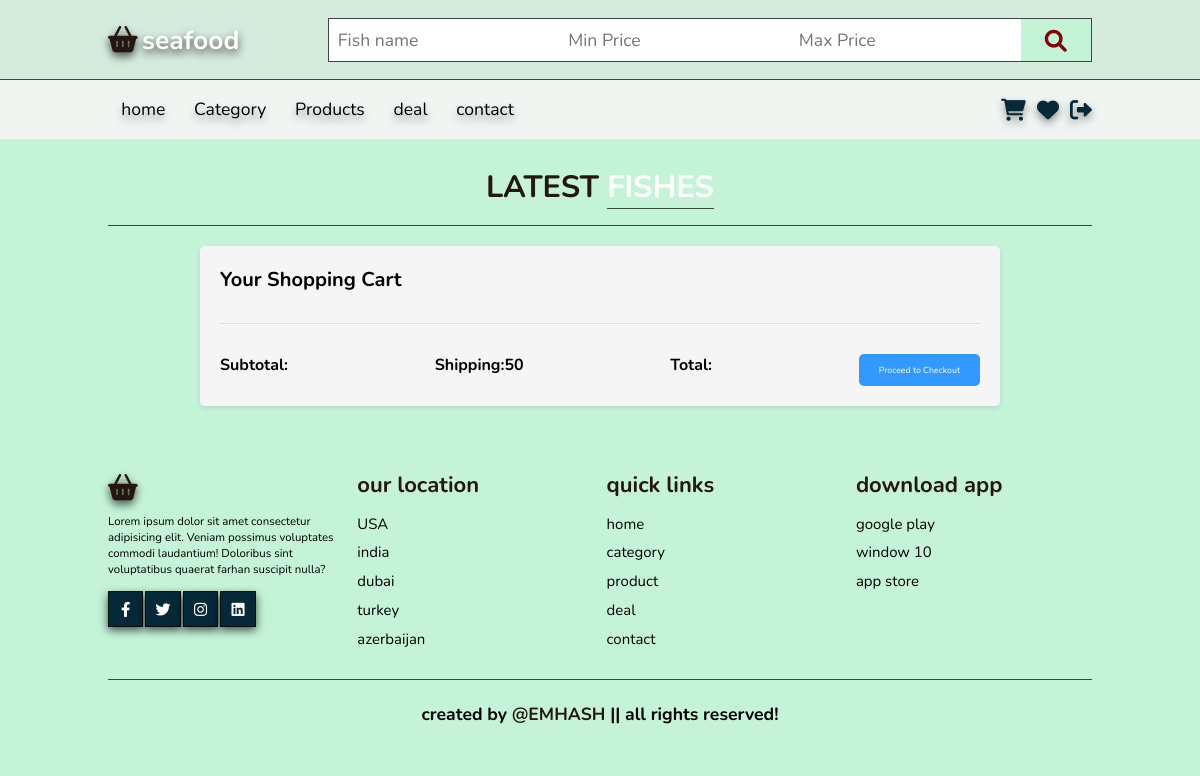
Page /cart/ (signed in) on the earlier database version.
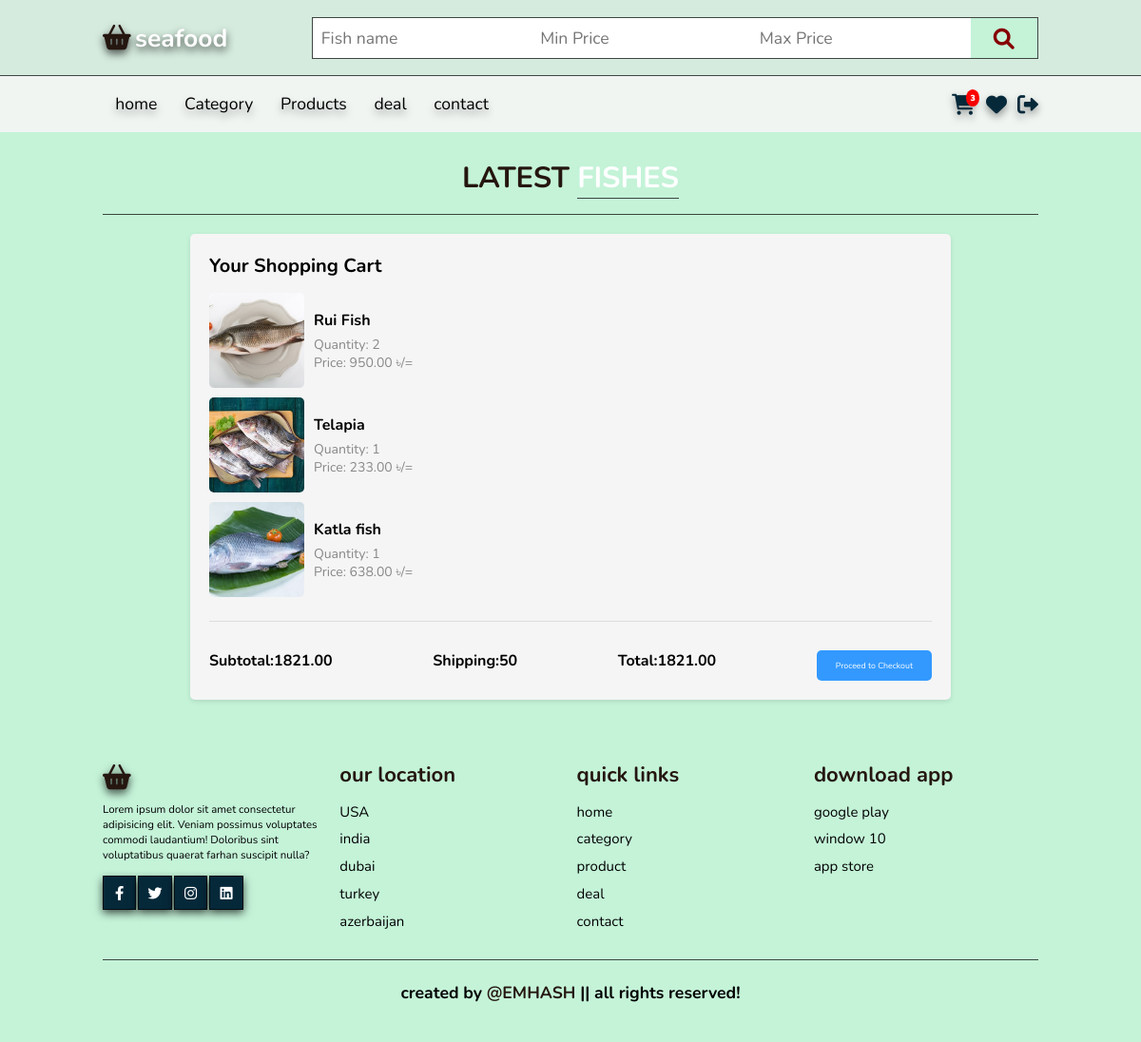
Same page on the later database version.
### market/models.py (models this page shows, shortened)
class CommonBaseModel(models.Model):
    uid = models.UUIDField(primary_key=True, default= uuid.uuid4, editable=False)
    created_at = models.DateTimeField(auto_now_add=True)
    updated_at = models.DateTimeField(auto_now=True)
    class Meta:
        abstract = True

class CartItem(CommonBaseModel):
    user = models.ForeignKey(Profile, on_delete=models.CASCADE)
    fish = models.ForeignKey(Fish, on_delete=models.CASCADE)
    quantity = models.IntegerField(default=1)
    purchased = models.BooleanField(default=False)
    def subtotal(self):
        return self.fish.discounted_price() * self.quantity

class Fish(CommonBaseModel):
    name = models.CharField(max_length=100)
    image = models.ImageField(upload_to="Fishes")
    price = models.DecimalField(max_digits=10, decimal_places=2)
    category = models.ForeignKey(Category, on_delete=models.CASCADE)
    discount = models.DecimalField(max_digits=5, decimal_places=2, blank=True, null=True)
    def discounted_price(self):
        if self.discount:
            return self.price - self.discount
        else:
            return self.price

class Order(CommonBaseModel):
    user = models.ForeignKey(Profile, on_delete=models.CASCADE)
    ordered_items = models.ManyToManyField(CartItem)
    payment = models.BooleanField(default=False)
    payment_id = models.CharField( max_length=300, null=True,blank=True)
    order_id = models.UUIDField(default= uuid.uuid4)
    def get_total(self):
        total = 0
        for item in self.ordered_items.all():
            total += item.subtotal()
        return total

### market/views.py (the view)
# urls.py: path("cart/", views.cart, name="cart" ),
@login_required()
def cart(request):
    profile = request.user.profile # as it is one to one field
    cart_items = CartItem.objects.filter(user = profile, purchased = False)
    ordered = Order.objects.filter(user = profile, payment = False)
    context ={
        "cart":cart_items,
        "orders":ordered.first(),
    }
    return render(request, "frontend/cart.html", context)

### market/shortcuts.py (called while the page is built)
def common_data(request):
    profile = request.user.profile
    context ={
        "cart_item":CartItem.objects.filter(user=profile, purchased = False).count(),
        "fav_item": Favorite.objects.filter(user = profile).count()
    }
    return context

### templates/frontend/cart.html (shortened to what this page needs)
{% extends "frontend/base/base.html" %}
{% load static %}
{% block css %}
<link rel="stylesheet" href="{% static "css/cart.css" %}">
{% endblock css %}
{% block content %}
<section class="product" id="product">
    <h1 class="heading">latest <span>Fishes</span></h1>
    <div  class="cart-container">
    <h2 class="cart-title">Your Shopping Cart</h2>
    <div class="cart-items-wrapper">
        {% for fish in cart %}
        <div class="cart-item">
            <img src="{{fish.fish.image.url}}" alt="Fish Image" class="cart-item-image">
            <div class="cart-item-details">
                <h3 class="cart-item-name">{{fish.fish.name}}</h3>
                <p class="cart-item-quantity">Quantity: <span class="item-quantity">{{fish.quantity}}</span></p>
                <p class="cart-item-price">Price: <span class="item-price">{{fish.subtotal}} ৳/=</span></p>
            </div>
        </div>
        {% endfor %}
    </div>
    <div class="cart-totals-wrapper">
        <div class="cart-subtotal">
        <span class="subtotal-label">Subtotal:{{orders.get_total}}</span>
        </div>
        <div class="cart-shipping-cost">
        <span class="shipping-cost-label">Shipping:50</span>
        </div>
        <div class="cart-total">
        <span class="total-label">Total:{{orders.get_total }}</span>
        </div>
        <a href="#" class="cart-checkout-btn">Proceed to Checkout</a>
    </div>
    </div>
</section>
{% endblock content %}

### templates/frontend/base/base.html (shortened to what this page needs)
{% load static %}
<!DOCTYPE html>
<html lang="en">
  <head>
    <link rel="stylesheet" href="https://cdnjs.cloudflare.com/ajax/libs/font-awesome/6.0.0-beta3/css/all.min.css">
    <link rel="stylesheet" href="{% static "css/style.css" %}">
    {% block css %}{% endblock css %}
  </head>
  <body>
    <header>
      <div class="header1">
        <a href="#" class="logo"><i class="fas fa-shopping-basket"></i>seafood</a>
        <form action="/products/?" class="search-box-container">
          <input name="name" type="search" id="search-box" placeholder="Fish name">
          <input name="price_min" type="search" id="search-box" placeholder="Min Price">
          <input name="price_max" type="search" id="search-box" placeholder="Max Price">
          <button>
            <label for="search-box" class="fas fa-search"></label>
          </button>
        </form>
      </div>
      <div class="header2">
        <nav class="navbar">
          <a href="{% url "homepage" %}">home</a>
          <a href="#category">Category</a>
          <a href="{% url "products" %}">Products</a>
          <a href="#deal">deal</a>
          <a href="#contact">contact</a>
        </nav>
        <div class="icons">
          <a href="{% url "cart" %}" class="fas fa-shopping-cart">{% if cart_item %}<span>{{cart_item}}</span>{% endif %}</a>
          <a href="#" class="fas fa-heart">{% if fav_item %}<span>{{fav_item}}</span>{% endif %}</a>
          {% if user.is_authenticated %}
          <a href="{% url "logout_view" %}" class="fas fa-sign-out-alt"></a>
          {% else %}
          <a href="{% url "loginpage" %}" class="fas fa-user-circle"></a>
          {% endif %}
        </div>
      </div>
    </header>
    {% block content %}{% endblock content %}
    <section class="footer">
      <div class="box-container">
        <div class="box">
          <a href="" class="logo"><i class="fas fa-shopping-basket"></i></a>
          <p>Lorem ipsum dolor sit amet consectetur adipisicing elit. Veniam possimus voluptates commodi laudantium!
            Doloribus sint voluptatibus quaerat farhan suscipit nulla?
          </p>
          <div class="share">
            <a href="#" class="btn fab fa-facebook-f"></a>
            <a href="#" class="btn fab fa-twitter"></a>
            <a href="#" class="btn fab fa-instagram"></a>
            <a href="#" class="btn fab fa-linkedin"></a>
          </div>
        </div>
        <div class="box">
          <h3>our location</h3>
          <div class="links">
            <a href="#">USA</a>
            <a href="#">india</a>
            <a href="#">dubai</a>
            <a href="#">turkey</a>
            <a href="#">azerbaijan</a>
          </div>
        </div>
        <div class="box">
          <h3>quick links</h3>
          <div class="links">
            <a href="#">home</a>
            <a href="#">category</a>
            <a href="#">product</a>
            <a href="#">deal</a>
            <a href="#">contact</a>
          </div>
        </div>
        <div class="box">
          <h3>download app</h3>
          <div class="links">
            <a href="#">google play</a>
            <a href="#">window 10</a>
            <a href="#">app store</a>
          </div>
        </div>
      </div>
      <h1 class="credit"> created by <span> @EMHASH </span> || all rights reserved! </h1>
    </section>
  </body>
</html>

### static/css/style.css (style rules this page uses)
:root { --green:#c4f3d8; --black:#251610; --darkgreen:#06293a; }
body { background: var(--green); }
* { font-family: 'Nunito', sans-serif; margin: 0; padding: 0; box-sizing: border-box; outline: none; border: none; text-decoration: none; transition: all .2s linear; }
html { font-size: 62.5%; overflow-x: hidden; scroll-padding-top: 6.5rem; scroll-behavior: smooth; }
section { padding: 2rem 9%; }
.btn { display:inline-block; margin-top:1rem; background: var(--darkgreen); color: #fff; padding: .8rem 3rem; font-size:1.7rem; text-align:center; cursor: pointer; box-shadow: 0 0.5rem 1rem rgba(0,0,0,0.7); border:0.1rem solid rgba(0,0,0,0.7); }
.heading { text-align: center; color: var(--black); text-transform: uppercase; padding:1rem; font-size: 3.5rem; padding-bottom:2rem; border-bottom: 0.1rem solid rgba(0,0,0,0.7); }
.heading span { color: #ffffff; text-transform: uppercase; border-bottom: 0.1rem solid rgba(0,0,0,0.7); }
.header1 { background:#d5ebde; display:flex; align-items: center; justify-content: space-between; padding:2rem 9%; border-bottom: 0.1rem solid rgba(0,0,0,0.7); }
.logo { color: #ffffff; font-weight: bold; font-size: 3rem; text-shadow: 0 0.5rem 1rem rgba(0, 0, 0, 0.7); }
.logo i { padding-right: .5rem; color: var(--black); text-shadow: 0 0.5rem 1rem rgba(0, 0, 0, 0.7); }
.header1 .search-box-container { display: flex; height: 5rem; border:0.1rem solid rgba(0,0,0,0.7); }
.header1 .search-box-container #search-box { height:100%; width: 100%; padding: 1rem; font-size: 2rem; color: #333; text-transform: none; }
.header1 .search-box-container label { height: 100%; width:8rem; font-size: 2.5rem; line-height: 5rem; color: #860101; background:var(--green); text-align: center; cursor: pointer; }
.header2 { background:rgba(245, 245, 245, 0.904); display: flex; align-items: center; justify-content:space-between; padding:2rem 9%; position: relative; }
.header2 .navbar a { padding:.5rem 1.5rem; font-size: 2rem; border-radius: .5rem; color: black; text-shadow: 0 0.5rem 1rem rgba(0, 0, 0, 0.4); }
.header2 .icons { position: relative; }
.header2 .icons a { font-size: 2.5rem; color: var(--darkgreen); padding-left: 1rem; text-shadow: 0 0.5rem 1rem rgba(0, 0, 0, 0.4); position: relative; }
.header2 .icons span { position: absolute; top: -0.5rem; right: -0.5rem; background-color: red; color: white; border-radius: 50%; padding: 0.5rem; font-size: 1rem; }
.footer .box-container { display: flex; gap:1.5rem; flex-wrap: wrap; }
.footer .box-container .box { padding:1rem 0; flex: 1 1 25rem; }
.footer .box-container .box .share a { padding: 0; height:4rem; width: 4rem; line-height: 4rem; text-align: center; }
.footer .box-container .box h3 { font-size: 2.5rem; color: var(--black); }
.footer .box-container .box p { font-size: 1.3rem; color:#000; padding: .7rem 0; }
.footer .box-container .box .links { padding: 1rem 0; }
.footer .box-container .box .links a { display:block; padding: .5rem 0; font-size: 1.7rem; color: #000; }
.footer .credit { padding: 2.5rem 1rem; border-top:.1rem solid rgba(0,0,0,0.7); margin-top: 1rem; text-align:center; font-size: 2rem; }
.footer .credit span { color:var(--black); }
@media (max-width:1200px) { html { font-size: 55%; } }

### static/css/cart.css (style rules this page uses)
.cart-container { background-color: #f5f5f5; border-radius: 5px; box-shadow: 0 2px 5px rgba(0, 0, 0, 0.1); padding: 20px; margin: 20px auto; max-width: 800px; font-family: Arial, sans-serif; }
.cart-title { font-size: 20px; font-weight: bold; margin-bottom: 15px; }
.cart-items-wrapper { border-bottom: 1px solid #ddd; padding-bottom: 15px; margin-bottom: 15px; }
.cart-item { display: flex; align-items: center; margin-bottom: 10px; }
.cart-item-image { width: 100px; height: 100px; border-radius: 5px; object-fit: cover; }
.cart-item-details { flex: 1; margin-left: 10px; }
.cart-item-name { font-size: 16px; margin-bottom: 5px; }
.cart-item-quantity, .cart-item-price { font-size: 14px; color: #888; }
.cart-totals-wrapper { display: flex; justify-content: space-between; margin-top: 20px; }
.cart-subtotal, .cart-shipping-cost, .cart-total { display: flex; align-items: center; font-size: 16px; }
.subtotal-label, .shipping-cost-label, .total-label { font-weight: bold; margin-right: 10px; }
.cart-checkout-btn { background-color: #3399ff; color: #fff; padding: 10px 20px; border: none; border-radius: 5px; cursor: pointer; margin-top: 10px; }

Differences in the rows shown:
added CartItem: fish.image (picture), fish.name "Rui Fish", quantity "2", subtotal "950.00"
added CartItem: fish.image (picture), fish.name "Telapia", quantity "1", subtotal "233.00"
added CartItem: fish.image (picture), fish.name "Katla fish", quantity "1", subtotal "638.00"
added Order: get_total "1821.00"
Other differences:
{{ cart_item }}: (not shown) → "3"
